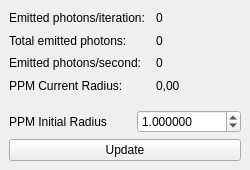
<?xml version="1.0" encoding="UTF-8"?>
<ui version="4.0">
 <class>PPMDock</class>
 <widget class="QDockWidget" name="PPMDock">
  <!--<property name="windowModality">
   <enum>Qt::WindowModal</enum>
  </property>-->
  <property name="geometry">
   <rect>
    <x>0</x>
    <y>0</y>
    <width>250</width>
    <height>170</height>
   </rect>
  </property>
  <property name="minimumSize">
   <size>
    <width>250</width>
    <height>170</height>
   </size>
  </property>
  <property name="maximumSize">
   <size>
    <width>250</width>
    <height>193</height>
   </size>
  </property>
  <property name="windowTitle">
   <string>Progressive Photon Mapping</string>
  </property>
  <widget class="QWidget" name="dockWidgetContents">
   <layout class="QVBoxLayout" name="verticalLayout">
    <item>
     <layout class="QGridLayout" name="gridLayout" columnstretch="5,3">
      <property name="topMargin">
       <number>0</number>
      </property>
      <item row="3" column="0">
       <widget class="QLabel" name="label">
        <property name="sizePolicy">
         <sizepolicy hsizetype="Preferred" vsizetype="Preferred">
          <horstretch>5</horstretch>
          <verstretch>0</verstretch>
         </sizepolicy>
        </property>
        <property name="minimumSize">
         <size>
          <width>0</width>
          <height>15</height>
         </size>
        </property>
        <property name="text">
         <string>PPM Current Radius:</string>
        </property>
       </widget>
      </item>
      <item row="3" column="1">
       <widget class="QLabel" name="ppmCurrentRadius">
        <property name="text">
         <string>0,00</string>
        </property>
       </widget>
      </item>
      <item row="0" column="1">
       <widget class="QLabel" name="emittedPhotonsPerIteration">
        <property name="sizePolicy">
         <sizepolicy hsizetype="Preferred" vsizetype="Preferred">
          <horstretch>1</horstretch>
          <verstretch>0</verstretch>
         </sizepolicy>
        </property>
        <property name="text">
         <string>0</string>
        </property>
       </widget>
      </item>
      <item row="1" column="0">
       <widget class="QLabel" name="label_4">
        <property name="sizePolicy">
         <sizepolicy hsizetype="Preferred" vsizetype="Preferred">
          <horstretch>1</horstretch>
          <verstretch>0</verstretch>
         </sizepolicy>
        </property>
        <property name="minimumSize">
         <size>
          <width>0</width>
          <height>15</height>
         </size>
        </property>
        <property name="text">
         <string>Total emitted photons:</string>
        </property>
       </widget>
      </item>
      <item row="0" column="0">
       <widget class="QLabel" name="label_2">
        <property name="sizePolicy">
         <sizepolicy hsizetype="Preferred" vsizetype="Preferred">
          <horstretch>1</horstretch>
          <verstretch>0</verstretch>
         </sizepolicy>
        </property>
        <property name="minimumSize">
         <size>
          <width>0</width>
          <height>15</height>
         </size>
        </property>
        <property name="text">
         <string>Emitted photons/iteration:</string>
        </property>
       </widget>
      </item>
      <item row="1" column="1">
       <widget class="QLabel" name="emittedPhotons">
        <property name="text">
         <string>0</string>
        </property>
       </widget>
      </item>
      <item row="2" column="0">
       <widget class="QLabel" name="label_5">
        <property name="minimumSize">
         <size>
          <width>0</width>
          <height>15</height>
         </size>
        </property>
        <property name="text">
         <string>Emitted photons/second:</string>
        </property>
       </widget>
      </item>
      <item row="2" column="1">
       <widget class="QLabel" name="emittedPhotonsPerSecond">
        <property name="text">
         <string>0</string>
        </property>
       </widget>
      </item>
     </layout>
    </item>
    <item>
     <spacer name="verticalSpacer_2">
      <property name="orientation">
       <enum>Qt::Vertical</enum>
      </property>
      <property name="sizeType">
       <enum>QSizePolicy::Fixed</enum>
      </property>
      <property name="sizeHint" stdset="0">
       <size>
        <width>20</width>
        <height>10</height>
       </size>
      </property>
     </spacer>
    </item>
    <item>
     <layout class="QGridLayout" name="gridLayout_2" columnstretch="5,3">
      <property name="leftMargin">
       <number>0</number>
      </property>
      <property name="topMargin">
       <number>0</number>
      </property>
      <item row="1" column="1">
       <widget class="QDoubleSpinBox" name="ppmInitialRadiusEdit">
        <property name="sizePolicy">
         <sizepolicy hsizetype="MinimumExpanding" vsizetype="Fixed">
          <horstretch>0</horstretch>
          <verstretch>0</verstretch>
         </sizepolicy>
        </property>
        <property name="decimals">
         <number>6</number>
        </property>
        <property name="maximum">
         <double>19999.990000000001601</double>
        </property>
        <property name="singleStep">
         <double>0.001000000000000</double>
        </property>
        <property name="value">
         <double>1.000000000000000</double>
        </property>
       </widget>
      </item>
      <item row="1" column="0">
       <widget class="QLabel" name="label_3">
        <property name="sizePolicy">
         <sizepolicy hsizetype="Preferred" vsizetype="Preferred">
          <horstretch>1</horstretch>
          <verstretch>0</verstretch>
         </sizepolicy>
        </property>
        <property name="text">
         <string>PPM Initial Radius</string>
        </property>
       </widget>
      </item>
     </layout>
    </item>
    <item>
     <widget class="QPushButton" name="updateSettingsButton">
      <property name="sizePolicy">
       <sizepolicy hsizetype="Minimum" vsizetype="Fixed">
        <horstretch>0</horstretch>
        <verstretch>0</verstretch>
       </sizepolicy>
      </property>
      <property name="text">
       <string>Update</string>
      </property>
     </widget>
    </item>
   </layout>
  </widget>
 </widget>
 <resources/>
 <connections/>
</ui>
